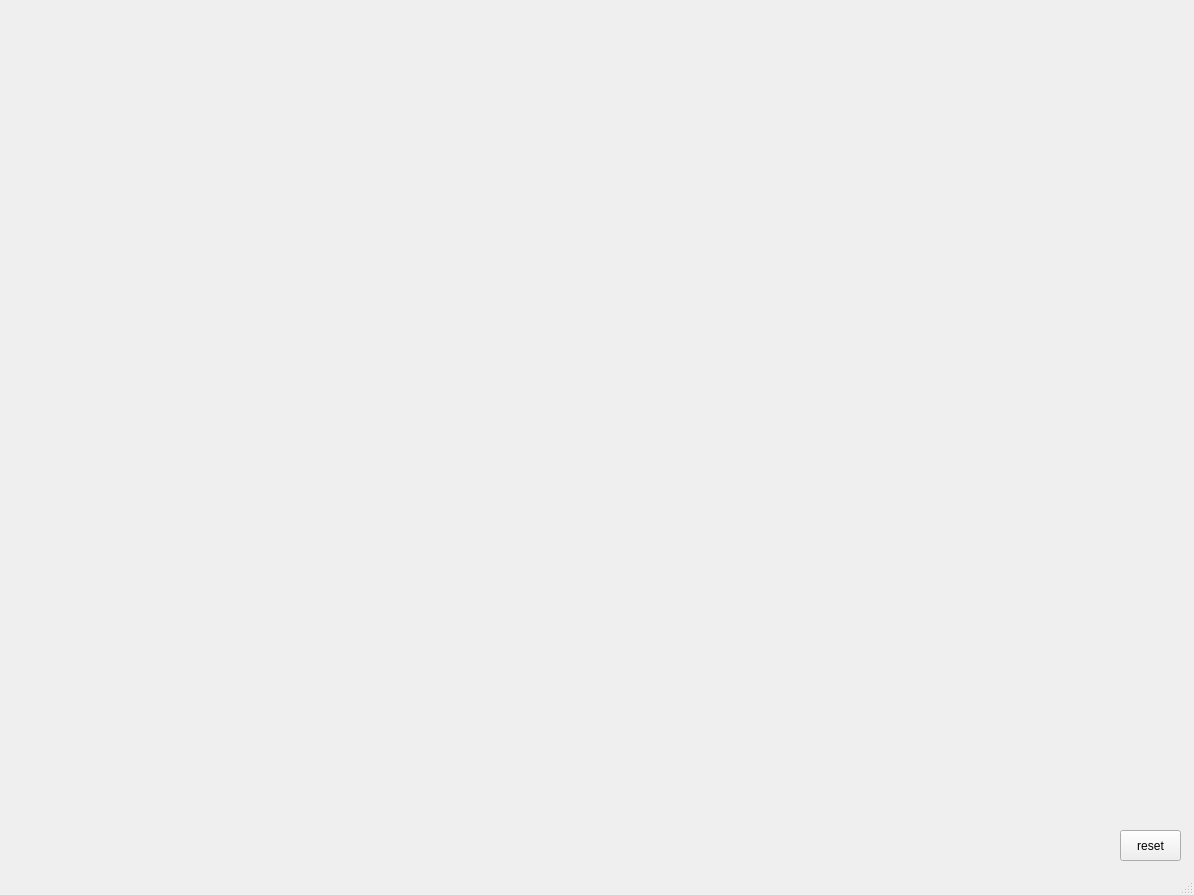
<?xml version="1.0" encoding="UTF-8"?>
<ui version="4.0">
 <class>MainWindow</class>
 <widget class="QMainWindow" name="MainWindow">
  <property name="geometry">
   <rect>
    <x>0</x>
    <y>0</y>
    <width>1194</width>
    <height>895</height>
   </rect>
  </property>
  <property name="windowTitle">
   <string>MainWindow</string>
  </property>
  <widget class="QWidget" name="centralwidget">
   <widget class="QPushButton" name="pb_reset">
    <property name="geometry">
     <rect>
      <x>1120</x>
      <y>830</y>
      <width>61</width>
      <height>31</height>
     </rect>
    </property>
    <property name="text">
     <string>reset</string>
    </property>
    <property name="iconSize">
     <size>
      <width>40</width>
      <height>40</height>
     </size>
    </property>
   </widget>
  </widget>
  <widget class="QMenuBar" name="menubar">
   <property name="geometry">
    <rect>
     <x>0</x>
     <y>0</y>
     <width>1194</width>
     <height>21</height>
    </rect>
   </property>
  </widget>
  <widget class="QStatusBar" name="statusbar"/>
 </widget>
 <resources/>
 <connections/>
</ui>
